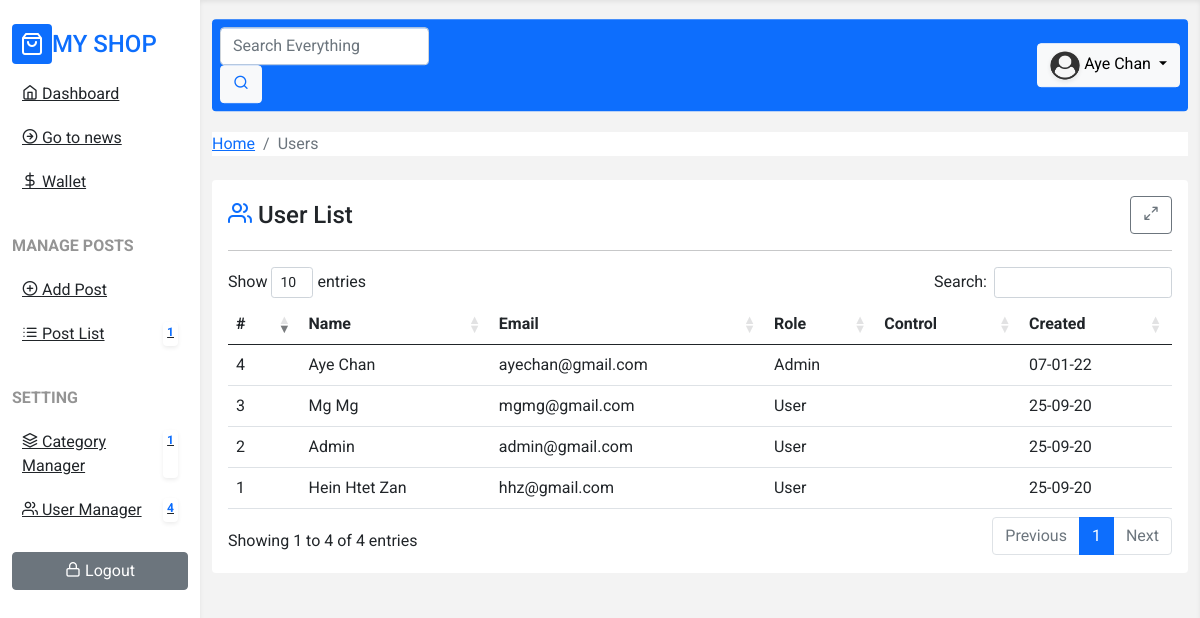
The app's page /user_list.php (signed in) with its own data.
### tables this page shows
CREATE TABLE `users` (
  `id` int(11) NOT NULL,
  `name` varchar(50) NOT NULL,
  `email` varchar(50) NOT NULL,
  `password` varchar(255) NOT NULL,
  `role` enum('0','1','2') NOT NULL DEFAULT '2',
  `photo` varchar(225) NOT NULL DEFAULT 'default.png',
  `money` bigint(20) NOT NULL DEFAULT 0,
  `created_at` timestamp NOT NULL DEFAULT current_timestamp()
);

### core/base.php (called while the page is built, shortened)
<?php
function con(){
    return mysqli_connect("localhost","root","","blog");
}
$role = ["Admin","Editor","User"];
$url = "http://{$_SERVER['HTTP_HOST']}/web_dev/5_sample_blog";

### core/functions.php (called while the page is built, shortened)
<?php
    function fetch($sql){
        $query = mysqli_query(con(),$sql);
        $row  = mysqli_fetch_assoc($query);
        return $row;
    }
    function fetchAll($sql){
        $query = mysqli_query(con(),$sql);
        $rows = [];
        while ($row = mysqli_fetch_assoc($query)){
            array_push($rows,$row);
        }
        return $rows;
    }
    function showTime($timestamp,$format = "d-m-y"){
        return date($format,strtotime($timestamp));
    }
    function countTotal($table,$condition = 1){
        $sql = "SELECT COUNT(id) FROM $table WHERE $condition";
        $total = fetch($sql);
        return $total['COUNT(id)'];
    }
    function users(){
        $sql = "SELECT * FROM users";
        return fetchAll($sql);
    }

### user_list.php (the view, shortened to what this page needs)
<?php include "template/header.php"; ?>
    <div class="row">
        <div class="col-12">
            <nav aria-label="breadcrumb">
                <ol class="breadcrumb bg-white mb-4">
                    <li class="breadcrumb-item"><a href="<?php echo $url; ?>/index.php">Home</a></li>
                    <li class="breadcrumb-item active" aria-current="page">Users</li>
                </ol>
            </nav>
        </div>
    </div>
    <div class="row">
        <div class="col-12">
            <div class="card mb-4">
                <div class="card-body">
                    <div class="d-flex justify-content-between align-items-center">
                        <h4 class="mb-0">
                            <i class="feather-users text-primary"></i>  User List
                        </h4>
                        <a href="#" class="btn btn-outline-secondary full-screen-btn">
                            <i class="feather-maximize-2"></i>
                        </a>
                    </div>
                    <hr>
                    <table class="table table-hover mt-3 mb-0">
                        <thead>
                        <tr>
                            <th>#</th>
                            <th>Name</th>
                            <th>Email</th>
                            <th>Role</th>
                            <th>Control</th>
                            <th>Created</th>
                        </tr>
                        </thead>
                        <tbody>
                        <?php
                        foreach (users() as $c){
                            ?>
                            <tr>
                                <td><?php echo $c['id']; ?></td>
                                <td><?php echo $c['name']; ?></td>
                                <td><?php echo $c['email']; ?></td>
                                <td><?php echo $role[$c['role']]; ?></td>
                                <td>
                                </td>
                                <td><?php echo showTime($c['created_at']); ?></td>
                            </tr>
                        <?php } ?>
                        </tbody>
                    </table>
                </div>
            </div>
        </div>
    </div>
<?php include "template/footer.php"; ?>

### template/header.php (shortened to what this page needs)
<?php require_once "core/base.php"; ?>
<?php require_once "core/functions.php"; ?>
<!doctype html>
<html lang="en">
<head>
    <link rel="stylesheet" href="<?php echo $url; ?>/assets/vendor/bootstrap/css/bootstrap.css">
    <link rel="stylesheet" href="<?php echo $url; ?>/assets/vendor/feather-icons-web/feather.css">
    <link rel="stylesheet" href="<?php echo $url; ?>/assets/vendor/data_table/dataTables.bootstrap4.min.css">
    <link href="https://cdn.jsdelivr.net/npm/summernote@0.8.18/dist/summernote-bs4.min.css" rel="stylesheet">
    <link rel="stylesheet" href="<?php echo $url; ?>/assets/css/style.css">
</head>
<body>
<section class="main container-fluid">
    <div class="row">
        <?php include "template/sidebar.php"; ?>
        <div class="col-12 col-lg-9 col-xl-10 vh-100 py-3 content">
            <div class="row header mb-4">
                <div class="col-12">
                    <div class="p-2 bg-primary d-flex justify-content-between align-items-center rounded">
                        <form action="" method="post" class="d-none d-md-block">
                            <div class="form-inline">
                                <input type="text" class="form-control mr-2" placeholder="Search Everything">
                                <button class="btn btn-light">
                                    <i class="feather-search text-primary"></i>
                                </button>
                            </div>
                        </form>
                        <div class="dropdown">
                            <button class="btn btn-light dropdown-toggle" type="button" id="dropdownMenuButton" data-toggle="dropdown" aria-haspopup="true" aria-expanded="false">
                                <img src="<?php echo $url; ?>/assets/img/<?php echo $_SESSION['user']['photo']; ?>" class="user-img shadow-sm" alt="">
                                <?php echo $_SESSION['user']['name']; ?>
                            </button>
                        </div>
                    </div>
                </div>
            </div>

### template/sidebar.php (shortened to what this page needs)
<div class="col-12 col-lg-3 col-xl-2 vh-100 sidebar">
    <div class="d-flex justify-content-between align-items-center py-2 mt-3 nav-brand">
        <div class="d-flex align-items-center">
                    <span class="bg-primary p-2 rounded d-flex justify-content-center align-items-center mr-2">
                        <i class="feather-shopping-bag text-white h4 mb-0"></i>
                    </span>
            <span class="font-weight-bolder h4 mb-0 text-uppercase text-primary">My Shop</span>
        </div>
    </div>
    <div class="nav-menu">
        <ul>
            <li class="menu-item">
                <a href="<?php echo $url; ?>/dashboard.php" class="menu-item-link ">
                    <span>
                        <i class="feather-home"></i>
                        Dashboard
                    </span>
                </a>
            </li>
            <li class="menu-item">
                <a href="<?php echo $url; ?>/index.php" class="menu-item-link ">
                    <span>
                        <i class="feather-arrow-right-circle"></i>
                        Go to news
                    </span>
                </a>
            </li>
            <li class="menu-item">
                <a href="<?php echo $url; ?>/wallet.php" class="menu-item-link ">
                    <span>
                        <i class="feather-dollar-sign"></i>
                        Wallet
                    </span>
                </a>
            </li>
            <li class="menu-spacer"></li>
            <li class="menu-title">
                <span>Manage Posts</span>
            </li>
            <li class="menu-item">
                <a href="<?php echo $url; ?>/post_add.php" class="menu-item-link">
                    <span>
                        <i class="feather-plus-circle"></i>
                        Add Post
                    </span>
                </a>
            </li>
            <li class="menu-item">
                <a href="<?php echo $url; ?>/post_list.php" class="menu-item-link">
                            <span>
                                <i class="feather-list"></i>
                                Post List
                            </span>
                    <span class="badge badge-pill bg-white shadow-sm text-primary p-1">
                        <?php echo countTotal('posts'); ?>
                    </span>
                </a>
            </li>
            <li class="menu-spacer"></li>
            <?php if($_SESSION['user']['role'] <= 1){ ?>
            <li class="menu-title">
                <span>Setting</span>
            </li>
            <li class="menu-item">
                <a href="<?php echo $url; ?>/category_add.php" class="menu-item-link">
                    <span>
                        <i class="feather-layers"></i>
                        Category Manager
                    </span>
                    <span class="badge badge-pill bg-white shadow-sm text-primary p-1">
                        <?php echo countTotal('categories'); ?>
                    </span>
                </a>
            </li>
            <?php if($_SESSION['user']['role'] == 0){ ?>
                <li class="menu-item">
                    <a href="<?php echo $url; ?>/user_list.php" class="menu-item-link">
                        <span>
                            <i class="feather-users"></i>
                            User Manager
                        </span>
                        <span class="badge badge-pill bg-white shadow-sm text-primary p-1">
                            <?php echo countTotal('users'); ?>
                        </span>
                    </a>
                </li>
            <?php } ?>
            <li class="menu-spacer"></li>
            <?php } ?>
            <li class="menu-item">
                <a href="<?php echo $url; ?>/logout.php" class="btn btn-secondary w-100">
                    <i class="feather-lock"></i>
                    Logout
                </a>
            </li>
        </ul>
    </div>
</div>

### template/footer.php (shortened to what this page needs)
</div>
</div>
</section>
</body>
</html>

### assets/css/style.css (style rules this page uses)
* { font-family: 'Roboto', sans-serif; }
:root { --primary-soft: #f3f3f3; }
.nav-brand { position: sticky; top: 0; background: var(--light); }
.nav-menu ul { list-style-type: none; margin:0; padding: 0; }
.menu-title { padding: 10px 0; text-transform: uppercase; font-weight: bold; color: #949494; }
.menu-item { transition: 0.5s; }
.menu-item-link { display: flex; justify-content: space-between; color: var(--dark); padding: 10px; border-radius: 0.25rem; }
.menu-spacer { padding: 10px 0; }
.content { background-color: var(--primary-soft); overflow: scroll; box-shadow: 0 0.125rem 0.25rem rgba(0,0,0,.075) inset; }
.header { position: sticky; top: 0.2rem; z-index: 2000; }
.user-img { width: 30px; height: 30px; border-radius: 50%; }
.sidebar { overflow: scroll; }
.card { border:none; }
.table tr td { vertical-align: middle !important; }

### records on screen
users: id "1", name "Hein Htet Zan", email "hhz@gmail.com", role "User", created_at "25-09-20"
users: id "2", name "Admin", email "admin@gmail.com", role "User", created_at "25-09-20"
users: id "3", name "Mg Mg", email "mgmg@gmail.com", role "User", created_at "25-09-20"
users: id "4", name "Aye Chan", email "ayechan@gmail.com", role "Admin", created_at "07-01-22"

### other values on screen
countTotal('posts') "1"
countTotal('categories') "1"
countTotal('users') "4"
$_SESSION['user']['name'] "Aye Chan"
